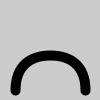
Frame 1 (no input)
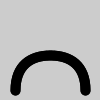
Frame 2 (the mouse pressed at the canvas centre, redrawn once)

The Processing sketch that drew these frames (run headless with seeded random() and noise(); the mouse was pressed at the canvas centre and the sketch redrawn once):

// Processing sketch: Ex_03
// ── Ex_03.pde
float c = 25.0;

void setup() {
  size(100, 100);
  smooth();
  noLoop();
}

void draw() {
  arch(c);
}

void arch(float curvature) {
  float y = 90.0;
  float sw = (65.0 - curvature) / 4.0;
  strokeWeight(sw);
  noFill();
  beginShape();
  vertex(15.0, y);
  bezierVertex(15.0, y-curvature, 30.0, 55.0, 50.0, 55.0);
  bezierVertex(70.0, 55.0, 85.0, y-curvature, 85.0, y);
  endShape();
}
